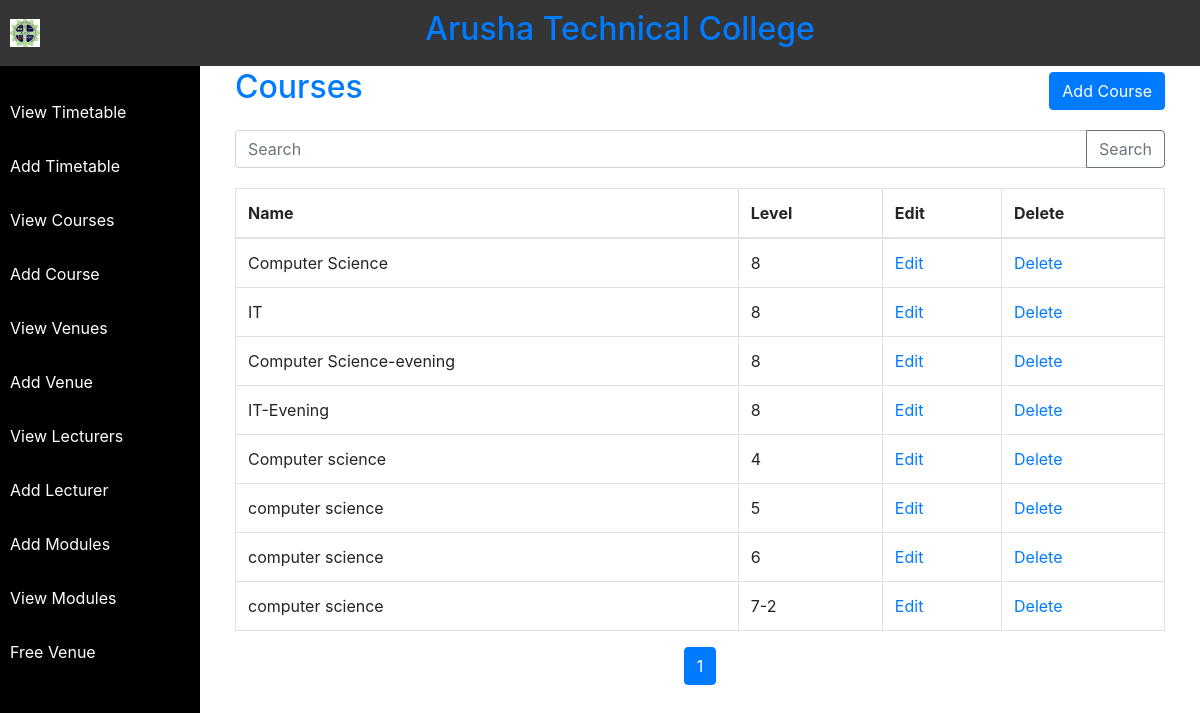
Page /view-courses.php on the committed database.
### tables this page shows
CREATE TABLE `courses` (
  `id` int(11) NOT NULL,
  `name` varchar(30) NOT NULL,
  `level` varchar(20) NOT NULL
);

### view-courses.php (the view, shortened to what this page needs)
<!DOCTYPE html>
<html lang="en">
<head>
    <link rel="stylesheet" href="https://maxcdn.bootstrapcdn.com/bootstrap/4.0.0/css/bootstrap.min.css">
</head>
<body>
<div class="top-bar">
    <div class="logo-container">
    <img class="logo" src="images/atclogo.jfif" alt="Logo" width="30" height="100">
    </div>
    <div class="title-container">
        <h2>Arusha Technical College</h2>
    </div>
</div>
<div class="side-bar">
    <a href="view-timetable.php">View Timetable</a>
    <a href="add-timetable.php">Add Timetable</a>
    <a href="view-courses.php">View Courses</a>
    <a href="add-course.php">Add Course</a>
    <a href="view-venues.php">View Venues</a>
    <a href="add-venue.php">Add Venue</a>
    <a href="view-teachers.php">View Lecturers</a>
    <a href="add-teacher.php">Add Lecturer</a>
    <a href="add-subject.php">Add Modules</a>
    <a href="view-subjects.php">View Modules</a>
    <a href="free-venue.php">Free Venue</a>
</div>
<div class="content" id="main-content">
<?php
include 'db_connection.php';
$search_query = '';
if (isset($_GET['search'])) {
    $search_query = $_GET['search'];
    $search_condition = "WHERE name LIKE '%$search_query%' OR level LIKE '%$search_query%'";
} else {
    $search_condition = '';
}
$results_per_page = 10;
if (isset($_GET['page'])) {
    $page = $_GET['page'];
} else {
    $page = 1;
}
$start_index = ($page - 1) * $results_per_page;
$result = $conn->query("SELECT * FROM courses $search_condition LIMIT $start_index, $results_per_page");
$total_results = $conn->query("SELECT COUNT(*) FROM courses $search_condition")->fetch_row()[0];
$num_pages = ceil($total_results / $results_per_page);
?>
<!DOCTYPE html>
<html lang="en">
<head>
    <link href="https://maxcdn.bootstrapcdn.com/bootstrap/4.0.0/css/bootstrap.min.css" rel="stylesheet">
</head>
<body>
    <div class="container mt-5">
        <div class="d-flex justify-content-between align-items-center mb-3">
            <h2>Courses</h2>
            <a href="add-course.php" class="btn btn-primary">Add Course</a>
        </div>
        <form action="" method="get" class="mb-3">
            <div class="input-group">
                <input type="text" class="form-control" placeholder="Search" name="search" value="<?php echo $search_query; ?>">
                <div class="input-group-append">
                    <button class="btn btn-outline-secondary" type="submit">Search</button>
                </div>
            </div>
        </form>
        <table class="table table-bordered">
            <thead>
                <tr>
                    <th>Name</th>
                    <th>Level</th>
                    <th>Edit</th>
                    <th>Delete</th>
                </tr>
            </thead>
            <tbody>
                <?php
                while ($row = $result->fetch_assoc()) {
                    echo "<tr>
                            <td>{$row['name']}</td>
                            <td>{$row['level']}</td>
                            <td><a href='edit-course.php?id={$row['id']}'>Edit</a></td>
                            <td><a href='delete-course.php?id={$row['id']}' onclick='return confirm(\"Are you sure you want to delete this course?\")'>Delete</a></td>
                        </tr>";
                }
                ?>
            </tbody>
        </table>
        <ul class="pagination">
            <?php
            for ($page_num = 1; $page_num <= $num_pages; $page_num++) {
                echo "<li class='page-item" . ($page_num == $page ? " active" : "") . "'><a class='page-link' href='view-courses.php?page=$page_num&search=$search_query'>$page_num</a></li>";
            }
            ?>
        </ul>
    </div>
</body>
</html>
</div>
</body>
</html>

### view-courses.php (style rules this page uses)
body { margin: 0; padding: 0; overflow-x: hidden; }
.top-bar { background-color: #353535; padding: 10px; text-align: center; position: fixed; width: 100%; z-index: 1000; display: flex; justify-content: space-between; align-items: center; }
.logo-container { margin-right: 10px; }
.title-container { flex-grow: 1; text-align: center; color: white; }
.logo { max-width: 100px; height: auto; }
.side-bar { background-color: black; height: 100vh; width: 200px; position: fixed; top: 60px; left: 0; padding-top: 30px; margin-bottom: 30px; }
.side-bar a { display: block; padding: 10px; color: white; text-decoration: none; margin-bottom: 10px; }
.content { margin-left: 200px; padding: 20px; transition: margin-left 0.3s; background-color: white; }
body { background-color: #f8f9fa; }
.container { margin-top: 50px; }
h2 { color: #007bff; }
.input-group { margin-bottom: 20px; }
.pagination { justify-content: center; }

### rows in the picture
courses: name "Computer Science", level "8"
courses: name "IT", level "8"
courses: name "Computer Science-evening", level "8"
courses: name "IT-Evening", level "8"
courses: name "Computer science", level "4"
courses: name "computer science", level "5"
courses: name "computer science", level "6"
courses: name "computer science", level "7-2"
